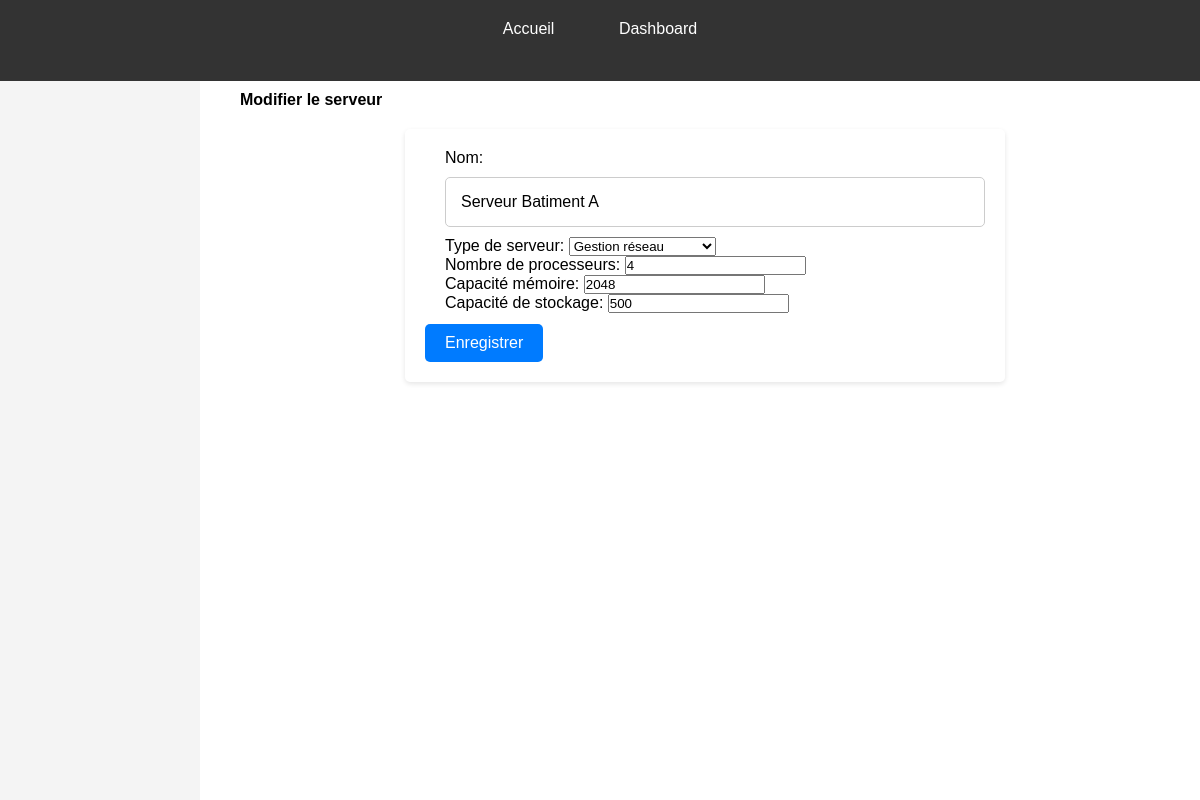
Before: /servers/update/1/ with the older database file.
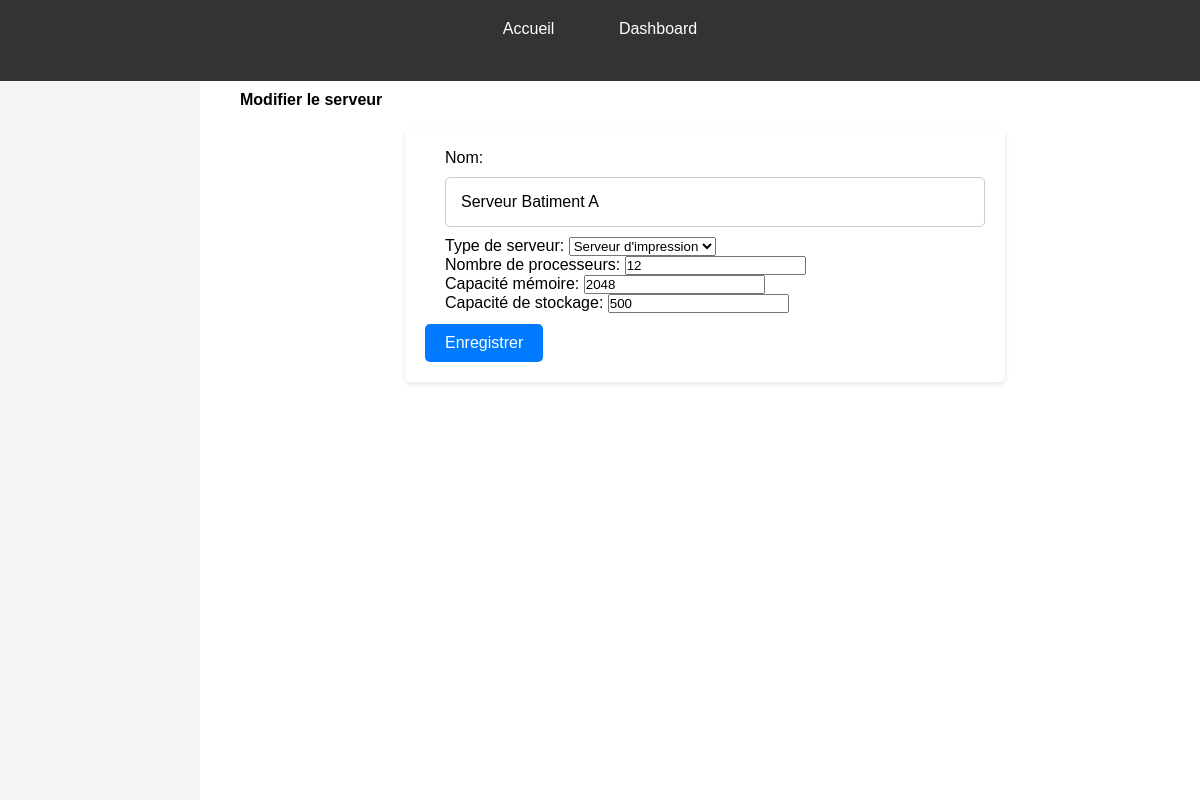
After: the same page with the newer database file.
### servops/models.py (models this page shows, shortened)
class Server(models.Model):
    name = models.CharField(max_length=200)
    server_type = models.ForeignKey(ServerType, on_delete=models.CASCADE)
    num_processors = models.IntegerField()
    memory_capacity = models.IntegerField()
    storage_capacity = models.IntegerField()
    used_storage = models.IntegerField(default=0)  # Espace utilisé en Go
    total_storage = models.IntegerField(default=0)  # Capacité totale de stockage en Go

### servops/views.py (the view)
# urls.py: path('servers/update/<int:id>/', views.UpdateServerView, name='update_server'),
def UpdateServerView(request, id):
    server = get_object_or_404(Server, id=id)
    if request.method == "POST":
        form = ServerForm(request.POST, instance=server)
        if form.is_valid():
            form.save()
            return redirect('servers_crud')
    else:
        form = ServerForm(instance=server)
    return render(request, 'servops/CRUD/CRUD_serveurs/update_serveur.html', {'form': form})

### servops/forms.py
class ServerForm(forms.ModelForm):
    name = forms.CharField(label='Nom')
    server_type = forms.ModelChoiceField(queryset=ServerType.objects.all(), label='Type de serveur')
    num_processors = forms.IntegerField(label='Nombre de processeurs')
    memory_capacity = forms.IntegerField(label='Capacité mémoire')
    storage_capacity = forms.IntegerField(label='Capacité de stockage')
    class Meta:
        model = Server
        fields = ['name', 'server_type', 'num_processors', 'memory_capacity', 'storage_capacity']

### servops/models.py (called while the page is built)
    def __str__(self):
        return self.type

### servops/templates/servops/CRUD/CRUD_serveurs/update_serveur.html (shortened to what this page needs)
{% extends 'servops/MAIN/main_dashboard.html' %}
{% block content %}
<h2>Modifier le serveur</h2>
<form method="post">
    {{ form.as_p }}
    <button type="submit">Enregistrer</button>
</form>
{% endblock %}

Changed rows visible on the page:
changed Server "Serveur Batiment A": server_type "Gestion réseau" → "Serveur d'impression"; num_processors "4" → "12"
